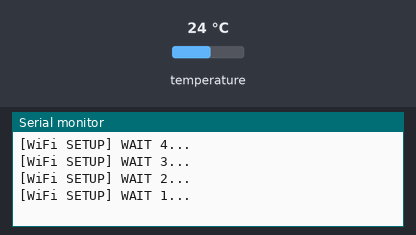
The sketch below on a simulated ESP8266 (NodeMCU). On the bench: the last lines printed to the serial monitor. Inputs (shaded band) come from the test bench; at power-on: temperature 24 °C. WiFi joins after 1.5 s; servers stay silent unless stated; uploads are accepted with an empty reply.

Above: at 5.2 s.
5.3 s: temperature set to 12 °C
At 7.9 s:
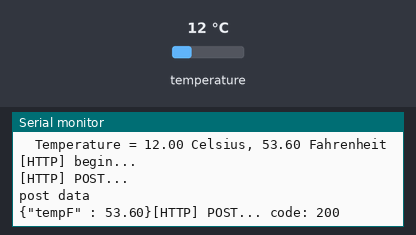
13.8 s: temperature set to 19 °C
At 20.0 s:
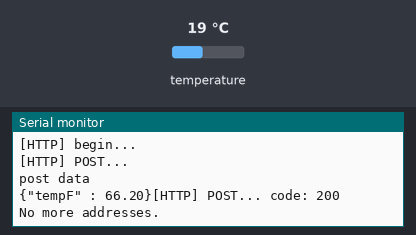
22.6 s: temperature set to 28 °C
At 28.0 s:
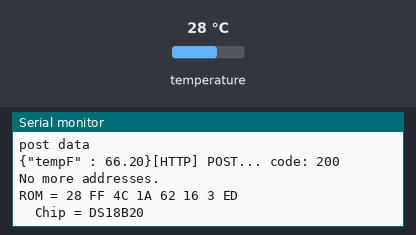
36.6 s: temperature set to 33 °C
At 44.3 s:
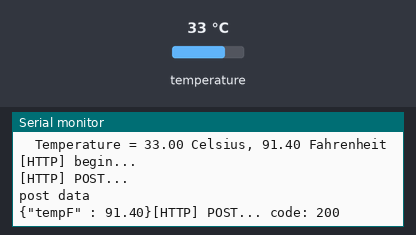
50.6 s: temperature set to 7 °C
At 58.9 s:
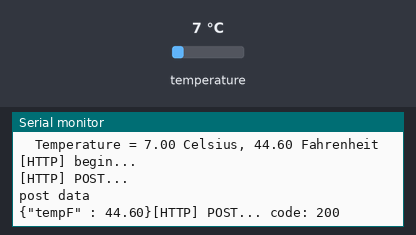
59.2 s: temperature set to 10 °C
At 65.7 s:
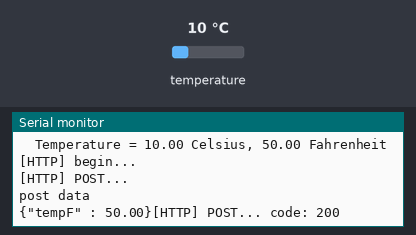
Timing chart, 0 to 67.2 s (numbered marks = the images above; inputs shaded):
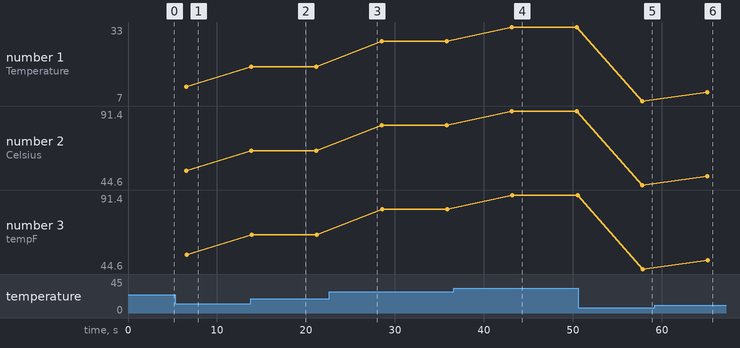

The sketch:

arduino-8266-temp-sensor.ino.ino
```cpp
#include <OneWire.h>
#include <Arduino.h>
#include <ESP8266WiFi.h>
#include <ESP8266WiFiMulti.h>
#include <ESP8266HTTPClient.h>

ESP8266WiFiMulti WiFiMulti;


// OneWire DS18S20, DS18B20, DS1822 Temperature Example
//
// http://www.pjrc.com/teensy/td_libs_OneWire.html
//
// The DallasTemperature library can do all this work for you!
// http://milesburton.com/Dallas_Temperature_Control_Library

OneWire  ds(4);  // on pin 10 (a 4.7K resistor is necessary)

void setup(void) {
  Serial.begin(9600);
  Serial.setDebugOutput(true);

  Serial.println();
  Serial.println();
  Serial.println();

  for(uint8_t t = 4; t > 0; t--) {
    Serial.printf("[WiFi SETUP] WAIT %d...\n", t);
    Serial.flush();
    delay(1000);
  }

  WiFiMulti.addAP("the shire", "parker7275dahlia");
  ds.reset();
  ds.reset_search();


}

void loop(void) {
  byte i;
  byte present = 0;
  byte type_s;
  byte data[12];
  byte addr[8];
  float celsius, fahrenheit;
  String postData;

  // see if we can find the device where it should be
  if ( !ds.search(addr)) {
    Serial.println("No more addresses.");
    Serial.println();
    ds.reset_search();
    delay(1000);

    // back to the top of the main loop if we cant find a device
    return;
  }

  if(!(WiFiMulti.run() == WL_CONNECTED)) {
    return;
  }

  // walk through the addr array and print out what we have
  Serial.print("ROM =");
  for( i = 0; i < 8; i++) {
    Serial.write(' ');
    Serial.print(addr[i], HEX);
  }

  // check CRC and back to top of loop if it doesn't match
  if (OneWire::crc8(addr, 7) != addr[7]) {
      Serial.println("CRC is not valid!");
      return;
  }
  Serial.println();

  // the first ROM byte indicates which chip
  switch (addr[0]) {
    case 0x10:
      Serial.println("  Chip = DS18S20");  // or old DS1820
      type_s = 1;
      break;
    case 0x28:
      Serial.println("  Chip = DS18B20");
      type_s = 0;
      break;
    case 0x22:
      Serial.println("  Chip = DS1822");
      type_s = 0;
      break;
    default:
      Serial.println("Device is not a DS18x20 family device.");
      return;
  }

  ds.reset();
  ds.select(addr);
  ds.write(0x44, 1);        // start conversion, with parasite power on at the end

  delay(1000);     // maybe 750ms is enough, maybe not
  // we might do a ds.depower() here, but the reset will take care of it.

  present = ds.reset();
  ds.select(addr);
  ds.write(0xBE);         // Read Scratchpad

  Serial.print("  Data = ");
  Serial.print(present, HEX);
  Serial.print(" ");
  for ( i = 0; i < 9; i++) {           // we need 9 bytes
    data[i] = ds.read();
    Serial.print(data[i], HEX);
    Serial.print(" ");
  }
  Serial.print(" CRC=");
  Serial.print(OneWire::crc8(data, 8), HEX);
  Serial.println();

  // Convert the data to actual temperature
  // because the result is a 16 bit signed integer, it should
  // be stored to an "int16_t" type, which is always 16 bits
  // even when compiled on a 32 bit processor.
  int16_t raw = (data[1] << 8) | data[0];
  if (type_s) {
    raw = raw << 3; // 9 bit resolution default
    if (data[7] == 0x10) {
      // "count remain" gives full 12 bit resolution
      raw = (raw & 0xFFF0) + 12 - data[6];
    }
  } else {
    byte cfg = (data[4] & 0x60);
    // at lower res, the low bits are undefined, so let's zero them
    if (cfg == 0x00) raw = raw & ~7;  // 9 bit resolution, 93.75 ms
    else if (cfg == 0x20) raw = raw & ~3; // 10 bit res, 187.5 ms
    else if (cfg == 0x40) raw = raw & ~1; // 11 bit res, 375 ms
    //// default is 12 bit resolution, 750 ms conversion time
  }
  celsius = (float)raw / 16.0;
  fahrenheit = celsius * 1.8 + 32.0;
  Serial.print("  Temperature = ");
  Serial.print(celsius);
  Serial.print(" Celsius, ");
  Serial.print(fahrenheit);
  Serial.println(" Fahrenheit");

  // now POST
  if((WiFiMulti.run() == WL_CONNECTED)) {

    HTTPClient http;

    Serial.print("[HTTP] begin...\n");
    // configure traged server and url
    //http.begin("https://192.168.1.12:8000/test.html", "7a 9c f4 db 40 d3 62 5a 6e 21 bc 5c cc 66 c8 3e a1 45 59 38"); //HTTPS
    http.begin("http://cjparker.us/furnace/api/updateIndoorTemp");
    http.addHeader("Content-Type","application/json");

    Serial.print("[HTTP] POST...\n");
    // start connection and send HTTP header
    postData = "{\"tempF\" : ";
    postData.concat(fahrenheit);
    postData.concat("}");
    Serial.print("post data\n");
    Serial.print(postData);
    int httpCode = http.POST(postData);

    // httpCode will be negative on error
    if(httpCode > 0) {
        // HTTP header has been send and Server response header has been handled
        Serial.printf("[HTTP] POST... code: %d\n", httpCode);

        // file found at server
        if(httpCode == HTTP_CODE_OK) {
            String payload = http.getString();
            Serial.println(payload);
        }
    } else {
      Serial.printf("[HTTP] POST... failed, error: %s\n", http.errorToString(httpCode).c_str());
    }
      http.end();
    }
  else {
    Serial.print("Wifi not ready, cant post\n");
  }
  delay(5000);
}
```

Measured:
- after the input at 5.3 s, the serial monitor: prints a new line after 1.2 s (image 1)
- after the input at 13.8 s, the serial monitor: prints a new line at once (image 2)
- after the input at 36.6 s, the serial monitor: prints a new line after 6.5 s (image 4)
- after the input at 50.6 s, the serial monitor: prints a new line after 7.2 s (image 5)
- after the input at 59.2 s, the serial monitor: prints a new line after 5.9 s (image 6)
- plotted number 1: 12 → 19 after the input at 13.8 s, 28 → 33 after the input at 36.6 s
- plotted number 2: 53.6 → 66.2 after the input at 13.8 s, 66.2 → 82.4 after the input at 22.6 s, 82.4 → 91.4 after the input at 36.6 s, 91.4 → 44.6 after the input at 50.6 s, 44.6 → 50 after the input at 59.2 s
- plotted number 3: 53.6 → 66.2 after the input at 13.8 s, 66.2 → 82.4 after the input at 22.6 s, 82.4 → 91.4 after the input at 36.6 s, 91.4 → 44.6 after the input at 50.6 s, 44.6 → 50 after the input at 59.2 s
